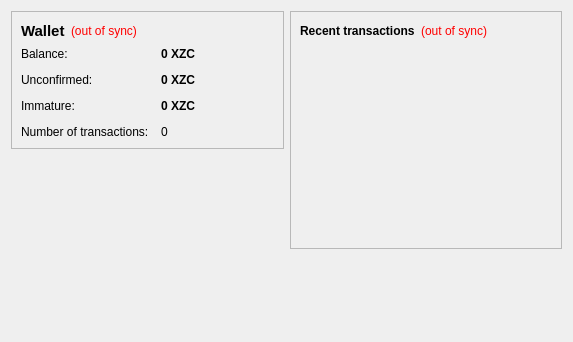
<?xml version="1.0" encoding="UTF-8"?>
<ui version="4.0">
 <class>OverviewPage</class>
 <widget class="QWidget" name="OverviewPage">
  <property name="geometry">
   <rect>
    <x>0</x>
    <y>0</y>
    <width>573</width>
    <height>342</height>
   </rect>
  </property>
  <property name="windowTitle">
   <string>Form</string>
  </property>
  <layout class="QHBoxLayout" name="horizontalLayout" stretch="1,1">
   <item>
    <layout class="QVBoxLayout" name="verticalLayout_2">
     <item>
      <widget class="QFrame" name="frame">
       <property name="frameShape">
        <enum>QFrame::StyledPanel</enum>
       </property>
       <property name="frameShadow">
        <enum>QFrame::Raised</enum>
       </property>
       <layout class="QVBoxLayout" name="verticalLayout_4">
        <item>
         <layout class="QHBoxLayout" name="horizontalLayout_4">
          <item>
           <widget class="QLabel" name="label_5">
            <property name="font">
             <font>
              <pointsize>11</pointsize>
              <weight>75</weight>
              <bold>true</bold>
             </font>
            </property>
            <property name="text">
             <string>Wallet</string>
            </property>
           </widget>
          </item>
          <item>
           <widget class="QLabel" name="labelWalletStatus">
            <property name="toolTip">
             <string>The displayed information may be out of date. Your wallet automatically synchronizes with the Zer0coin network after a connection is established, but this process has not completed yet.</string>
            </property>
            <property name="styleSheet">
             <string notr="true">QLabel { color: red; }</string>
            </property>
            <property name="text">
             <string notr="true">(out of sync)</string>
            </property>
            <property name="alignment">
             <set>Qt::AlignLeading|Qt::AlignLeft|Qt::AlignVCenter</set>
            </property>
           </widget>
          </item>
          <item>
           <spacer name="horizontalSpacer_2">
            <property name="orientation">
             <enum>Qt::Horizontal</enum>
            </property>
            <property name="sizeHint" stdset="0">
             <size>
              <width>40</width>
              <height>20</height>
             </size>
            </property>
           </spacer>
          </item>
         </layout>
        </item>
        <item>
         <layout class="QFormLayout" name="formLayout_2">
          <property name="fieldGrowthPolicy">
           <enum>QFormLayout::AllNonFixedFieldsGrow</enum>
          </property>
          <property name="horizontalSpacing">
           <number>12</number>
          </property>
          <property name="verticalSpacing">
           <number>12</number>
          </property>
          <item row="0" column="0">
           <widget class="QLabel" name="label">
            <property name="text">
             <string>Balance:</string>
            </property>
           </widget>
          </item>
          <item row="0" column="1">
           <widget class="QLabel" name="labelBalance">
            <property name="font">
             <font>
              <weight>75</weight>
              <bold>true</bold>
             </font>
            </property>
            <property name="cursor">
             <cursorShape>IBeamCursor</cursorShape>
            </property>
            <property name="toolTip">
             <string>Your current balance</string>
            </property>
            <property name="text">
             <string notr="true">0 XZC</string>
            </property>
            <property name="textInteractionFlags">
             <set>Qt::LinksAccessibleByMouse|Qt::TextSelectableByKeyboard|Qt::TextSelectableByMouse</set>
            </property>
           </widget>
          </item>
          <item row="1" column="0">
           <widget class="QLabel" name="label_3">
            <property name="text">
             <string>Unconfirmed:</string>
            </property>
           </widget>
          </item>
          <item row="1" column="1">
           <widget class="QLabel" name="labelUnconfirmed">
            <property name="font">
             <font>
              <weight>75</weight>
              <bold>true</bold>
             </font>
            </property>
            <property name="cursor">
             <cursorShape>IBeamCursor</cursorShape>
            </property>
            <property name="toolTip">
             <string>Total of transactions that have yet to be confirmed, and do not yet count toward the current balance</string>
            </property>
            <property name="text">
             <string notr="true">0 XZC</string>
            </property>
            <property name="textInteractionFlags">
             <set>Qt::LinksAccessibleByMouse|Qt::TextSelectableByKeyboard|Qt::TextSelectableByMouse</set>
            </property>
           </widget>
          </item>
          <item row="3" column="0">
           <widget class="QLabel" name="label_2">
            <property name="text">
             <string>Number of transactions:</string>
            </property>
           </widget>
          </item>
          <item row="3" column="1">
           <widget class="QLabel" name="labelNumTransactions">
            <property name="toolTip">
             <string>Total number of transactions in wallet</string>
            </property>
            <property name="text">
             <string notr="true">0</string>
            </property>
           </widget>
          </item>
          <item row="2" column="0">
           <widget class="QLabel" name="labelImmatureText">
            <property name="text">
             <string>Immature:</string>
            </property>
           </widget>
          </item>
          <item row="2" column="1">
           <widget class="QLabel" name="labelImmature">
            <property name="font">
             <font>
              <weight>75</weight>
              <bold>true</bold>
             </font>
            </property>
            <property name="toolTip">
             <string>Mined balance that has not yet matured</string>
            </property>
            <property name="text">
             <string notr="true">0 XZC</string>
            </property>
            <property name="textInteractionFlags">
             <set>Qt::LinksAccessibleByMouse|Qt::TextSelectableByKeyboard|Qt::TextSelectableByMouse</set>
            </property>
           </widget>
          </item>
         </layout>
        </item>
       </layout>
      </widget>
     </item>
     <item>
      <spacer name="verticalSpacer">
       <property name="orientation">
        <enum>Qt::Vertical</enum>
       </property>
       <property name="sizeHint" stdset="0">
        <size>
         <width>20</width>
         <height>40</height>
        </size>
       </property>
      </spacer>
     </item>
    </layout>
   </item>
   <item>
    <layout class="QVBoxLayout" name="verticalLayout_3">
     <item>
      <widget class="QFrame" name="frame_2">
       <property name="frameShape">
        <enum>QFrame::StyledPanel</enum>
       </property>
       <property name="frameShadow">
        <enum>QFrame::Raised</enum>
       </property>
       <layout class="QVBoxLayout" name="verticalLayout">
        <item>
         <layout class="QHBoxLayout" name="horizontalLayout_2">
          <item>
           <widget class="QLabel" name="label_4">
            <property name="text">
             <string>&lt;b&gt;Recent transactions&lt;/b&gt;</string>
            </property>
           </widget>
          </item>
          <item>
           <widget class="QLabel" name="labelTransactionsStatus">
            <property name="toolTip">
             <string>The displayed information may be out of date. Your wallet automatically synchronizes with the Zer0coin network after a connection is established, but this process has not completed yet.</string>
            </property>
            <property name="styleSheet">
             <string notr="true">QLabel { color: red; }</string>
            </property>
            <property name="text">
             <string notr="true">(out of sync)</string>
            </property>
            <property name="alignment">
             <set>Qt::AlignRight|Qt::AlignTrailing|Qt::AlignVCenter</set>
            </property>
           </widget>
          </item>
          <item>
           <spacer name="horizontalSpacer">
            <property name="orientation">
             <enum>Qt::Horizontal</enum>
            </property>
            <property name="sizeHint" stdset="0">
             <size>
              <width>40</width>
              <height>20</height>
             </size>
            </property>
           </spacer>
          </item>
         </layout>
        </item>
        <item>
         <widget class="QListView" name="listTransactions">
          <property name="styleSheet">
           <string notr="true">QListView { background: transparent; }</string>
          </property>
          <property name="frameShape">
           <enum>QFrame::NoFrame</enum>
          </property>
          <property name="verticalScrollBarPolicy">
           <enum>Qt::ScrollBarAlwaysOff</enum>
          </property>
          <property name="horizontalScrollBarPolicy">
           <enum>Qt::ScrollBarAlwaysOff</enum>
          </property>
          <property name="selectionMode">
           <enum>QAbstractItemView::NoSelection</enum>
          </property>
         </widget>
        </item>
       </layout>
      </widget>
     </item>
     <item>
      <spacer name="verticalSpacer_2">
       <property name="orientation">
        <enum>Qt::Vertical</enum>
       </property>
       <property name="sizeHint" stdset="0">
        <size>
         <width>20</width>
         <height>40</height>
        </size>
       </property>
      </spacer>
     </item>
    </layout>
   </item>
  </layout>
 </widget>
 <resources/>
 <connections/>
</ui>
